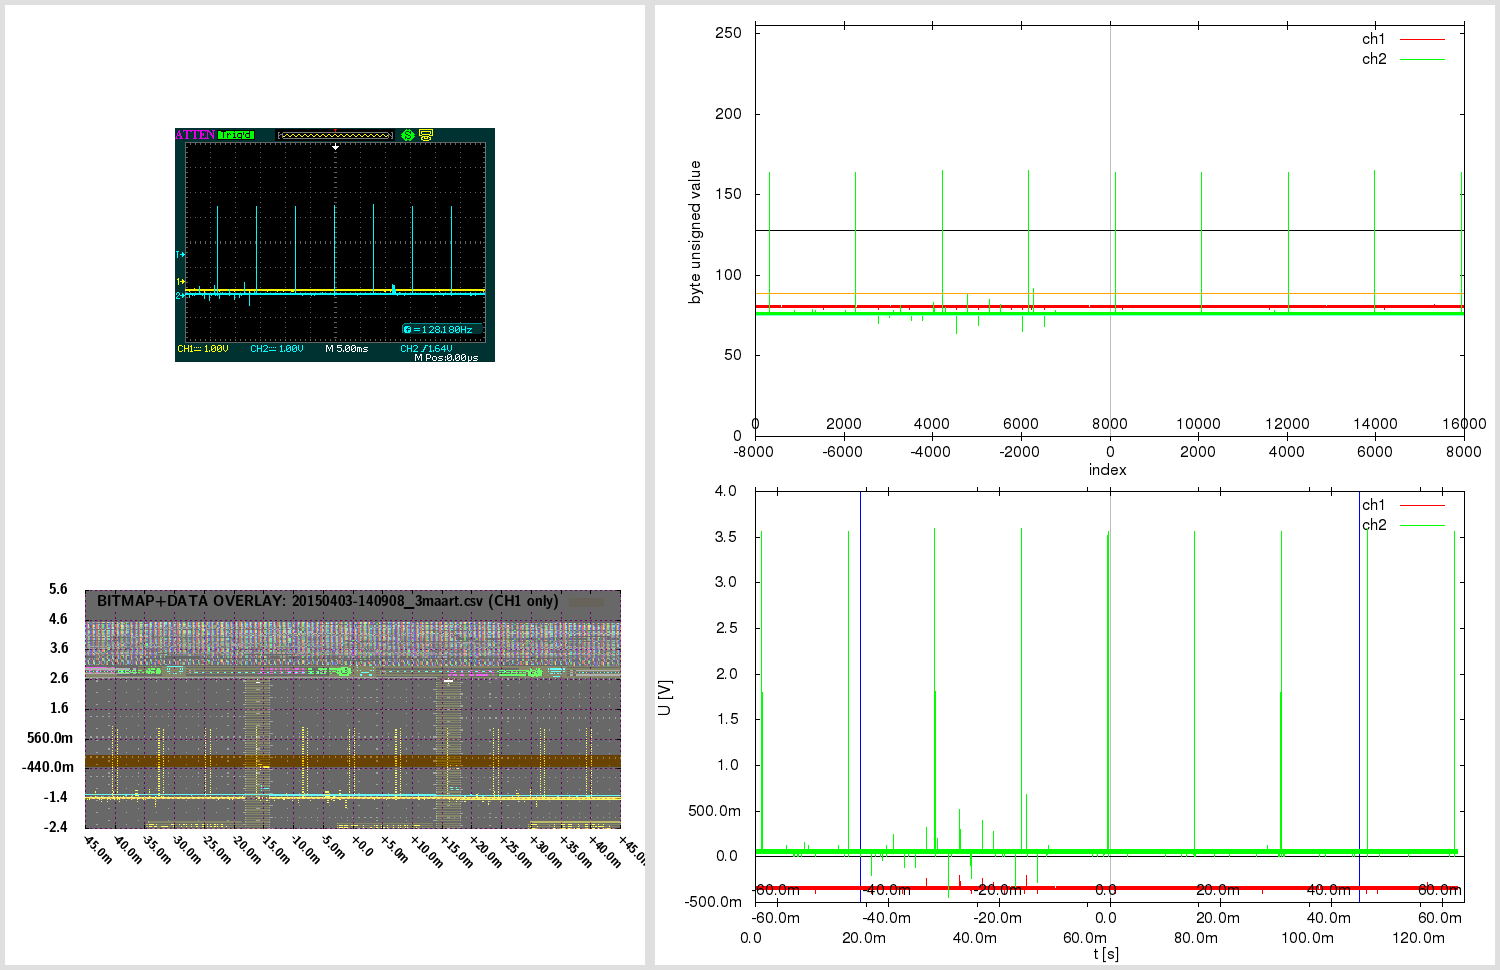

Write the gnuplot code that produced this figure.

# 20150403-140908_3maart.gnuplot [generated by /home/warreee/attenload/adsparse-wave.pl]
# single gnuplot file, with two potentially independent scripts
# generates three plots: one based on integer, other based on real (SI) values
# and one bitmap overlay - and then montages them using ImageMagick

# attengrab .csv can just be centered (over t)
# -> the x=0 (t=0) will correspond to scope center
# (but .DAV/.CSV will also need extra sample alignment)

# in Linux, to see available fonts, do:
# fc-list --verbose | grep 'fullname:' | less
# the two fonts used here:
# LMSansDemiCond10-Regular or "Latin Modern Sans Demi Cond"; and Helvetica
# Helvetica doesn't even get reported on my system:
# $ fc-list --verbose | grep 'fullname:' | grep -i 'Helvetica\|Demi Cond'
#	fullname: "LM Sans Demi Cond 10 Regular"(s) "LMSansDemiCond10-Regular"(s)


print "Gnuplotting..."

## "master settings" (shared between both parts of script)

# line color - specified by linestyles
set style line 1 linetype 1 linecolor rgb "red"
set style line 2 linetype 1 linecolor rgb "green"
set style line 3 linetype 1 linecolor rgb "orange"
set style line 4 linetype 1 linecolor rgb "aquamarine"
set style line 5 linetype -1 linecolor rgb "black"
set style line 6 linetype -1 linecolor rgb "gray"
set style line 7 linetype 1 linecolor rgb "blue"


# VARIABLES ########### ########### ###########

fnbase="20150403-140908_3maart"
fn_bmp = fnbase . ".bmp"
fn_pngr = fnbase . "_r.png"
fn_pngi = fnbase . "_i.png"
fn_pngov = fnbase . "_ov.png"
fn_pngt = fnbase . "_tmp.png"
fn_pngo = fnbase . ".png"

# scope screen(shot) properties
tdiv = 0.005          # T/DIV (50e-9)
toffs = 0        # time offset (scope) (200e-9)
vdiv1 = 1        # V/DIV CH1 (500e-3)
vdiv2 = 1         # V/DIV CH2 (50e-3)
voffs1 = -1.56         # volt offset CH1 (-1.5)
voffs2 = -2.12       # volt offset CH2 (100e-3)
sampintp  = 8e-06    # (500e-12)
sampintf  = 1/sampintp
sratacqf  = 125000      # (250e6)
sratacqp  = 1/sratacqf
#osf = 1.0    # oversample factor (multiplies .CSV and .DAV time domain) # unused here
adsFactor = 1.28

# (edges of current capture and divisions)
scope_hdiv=18
scope_vdiv=8
# enforce floating point (see below)
scope_trange = scope_hdiv*tdiv*1.0    # (900e-9)
scope_left=toffs-(scope_trange/2)     # (-250e-9)
scope_right=toffs+(scope_trange/2)    # (650e-9)
scope_bottom=-voffs1-(scope_vdiv*vdiv1/2) # -500e-3
scope_top=-voffs1+(scope_vdiv*vdiv1/2)    # 3.5

totalch1Vspan=scope_vdiv*vdiv1
totalch2Vspan=scope_vdiv*vdiv2
ch1Vcoeff = adsFactor*totalch1Vspan/(2**8)
ch2Vcoeff = adsFactor*totalch2Vspan/(2**8)

voffs1int = voffs1/ch1Vcoeff  # -39
voffs2int = voffs2/ch2Vcoeff  # -53

acsv_fn = fnbase . '.csv' # '20130020-013902.csv' # from attenload tmp_wav
acsz=16000         # tmp_wav/.csv size (900)
fts=8e-06         # final timestep (sampling period)
# here scope_trange could be 18*1, with acsz 16000;
# if as integer, 18/16000 would be 0 - enforce floating point
# above enforcing scope_trange to float doesn't work,
# must again here:
tdivp = 1.0*scope_trange/acsz   # sampling rate, based on scope range and numsamples in tmp (1ns)
tdivf = 1/tdivp             # freq based on that sampling rate

# just in case - not needed usually:
triglevel=1.64
trigholdoff=100e-9

toffsamp = toffs/fts		# 0
# time finetune offset - int (samples) (depends on range)
tfoi = -164


#### extract bitmap from .png, if .bmp not present
# was -crop 480x234+10+10; now -crop 480x234+95+128

cmdstr = 'if (! test -f "'.fn_bmp.'") ; then \
  echo -n "'.fn_bmp.' not found .. " ; \
  if [ -f "'.fn_pngo.'" ] ; then \
    echo -n "'.fn_pngo.' found - extracting" ; \
    convert -crop 480x234+95+128 "'.fn_pngo.'" "'.fn_bmp.'" ; \
  else \
    echo -n "'.fn_pngo.' not found - cannot extract" ; \
  fi ; \
else \
  echo -n "'.fn_bmp.' found - using that" ; \
fi; echo'

#print cmdstr
# note - since cmdstr above uses double quotes,
# must use single quotes for bash here!:
print system("bash -c '". cmdstr ."' 2>&1")


##################################
###### plot directly with unsigned byte data

set terminal png size 840,480
set termoption enhanced
set termoption font "Helvetica, 12"

set output fn_pngi
set datafile separator ","

# set axis label
set xlabel "index" offset 0.0,0.8
set ylabel "byte unsigned value" offset 1.0,0.0


# horizontal line as functions
zeroline(x)=128
ch1offs(x)=128+voffs1int # (-39)
ch2offs(x)=128+voffs2int # (-53)

# vertical line - headless arrow
# "y" scope axis in middle:
ymI = acsz/2
set arrow from ymI,0 to ymI,255 nohead ls 5
# time offset:
toI = ymI - toffs/fts
set arrow from toI,0 to toI,255 nohead ls 6


# must use multiplot here, to have two x-axes
# and thus, must set lmargin, so both graphs match

set size 1.0,0.9      # 0.1/2 = 0.05
set bmargin 0
set lmargin 10
set yrange [0:255] # 8-bit


set multiplot

set origin 0,0.1
set xrange [0:acsz]
set xtics in
set xtics offset 0,graph 0.08
plot \
  zeroline(x) with lines notitle ls 5,\
  acsv_fn using 1:2 with lines title "ch1" ls 1, \
  "" using 1:3 with lines title "ch2" ls 2, \
  ch1offs(x) with lines notitle ls 3, \
  ch2offs(x) with lines notitle ls 4

unset arrow # if big offset, line from prev. can 'leak' in next at diff place, so reset

set origin 0,0.1
set xtics out
set xtics offset 0,graph 0.02
set xrange [-acsz/2:acsz/2-1]
#set xtics nomirror 500
set noytics
set noylabel
unset xlabel # set xlabel ""
set border 1
plot 0 notitle

set nomultiplot


### reset previous settings
#unset border # no work for default
set border    # Draw default borders:
set ytics
unset yrange


##################################
###### plot with converted real SI units

# reset # resets set style line!

set terminal png size 840,480
set termoption enhanced
set termoption font "Helvetica, 12"

set output fn_pngr
set datafile separator ","

# set axis label
set xlabel "t [s]" offset 0.0,0.1
set ylabel "U [V]" offset 1.0,0.0

# axis tics format
set format y "%.1s%c"
set format x "%.1s%c"


# horizontal line as functions
zerolineR(x)=0
# don't show real offsets; they could be way off depending on V/DIV
#ch1offsR(x)=0+(-1.56)
#ch2offsR(x)=0+(-2.12)

# "y" scope axis in middle (the +1 added to ymI so it snaps at 0):
ymR=(ymI+1)*fts
set arrow from ymR,graph 0 to ymR,graph 1 nohead ls 5
# time offset:
toR=toI*fts
set arrow from toR,graph 0 to toR,graph 1 nohead ls 6
# indicate scope range here too
set arrow from scope_left+toR,graph 0 to scope_left+toR,graph 1 nohead ls 7
set arrow from scope_right+toR,graph 0 to scope_right+toR,graph 1 nohead ls 7


# must use multiplot here, to have two x-axes
# and thus, must set lmargin, so both graphs match

set size 1.0,0.9      # 0.1/2 = 0.05
set bmargin 0
set lmargin 10
set yrange [] writeback # since we don't set explicity, must save autorange
set autoscale y

set multiplot

set origin 0,0.13
set xrange [0:acsz*fts]
set xtics out
set xtics offset 0,graph -0.03
plot \
  zerolineR(x) with lines notitle ls 5,\
  acsv_fn using ($4+tfoi*fts):5 with lines title "ch1" ls 1, \
  "" using ($4+tfoi*fts):6 with lines title "ch2" ls 2

set yrange restore # this saves the found yrange after `plot`
unset arrow # if big offset, line from prev. can 'leak' in next at diff place, so reset

set origin 0,0.13
set xtics out
set xtics offset 0,graph 0.02
set xrange [(-acsz/2)*fts:(acsz/2-1)*fts]
set noytics
set noylabel
unset xlabel # set xlabel ""
set border 1
plot GPVAL_Y_MIN notitle

set origin 0,0.13
set xtics in
set xtics offset 0,graph 0.08
# wrong to put xrange [scope_left:scope_right] here;
# as [scope_left:scope_right] could be a snippet,
# and this graph shows entire capture!
# simply move the previous scale for toffset
toRR=(acsz/2.)*fts-toR
set xrange [(-acsz/2)*fts+toRR:(acsz/2-1)*fts+toRR]
set noytics
set noylabel
unset xlabel # set xlabel ""
set border 1
plot GPVAL_Y_MIN notitle

set nomultiplot


##################################
###### plot with bitmap and data overlay

# here 840,480 remains as output png size,
# even if not set explicitly; also, make
# the height smaller - so can have gravity North in montage

set terminal png truecolor size 640,305 # size 840,480
set termoption enhanced
myfont="LMSansDemiCond10-Regular"   # LMSansDemiCond10-Regular or "Latin Modern Sans Demi Cond"
# cannot do concatenation direct in termoption line, so in separate string
myfontb="".myfont.", 12"
set termoption font myfontb

set output fn_pngov
set datafile separator ","


set autoscale
unset xtics
unset ytics
unset border
unset arrow # delete all arrows
unset object # (hopefully) delete objects?

set xrange [scope_left:scope_right]
xticstep=(scope_right-scope_left)/scope_hdiv
set xtics in scope_left,xticstep,scope_right scale 1
set yrange [scope_bottom:scope_top]
yticstep=(scope_top-scope_bottom)/scope_vdiv
set ytics in scope_bottom,yticstep,scope_top scale 1
set grid xtics ytics back linecolor rgb "magenta"
# right is only gnuplot 4.6 - without it ok w/ 4.4
#set xtics rotate by -45 offset 2.5,-1.50 right format "%+.1s%c" font myfont.',10'
set xtics rotate by -45 offset 0.0,0.0 format "%+.1s%c" font myfont.',10'
set key noenhanced

# dimensions of scope screenshot bitmap
bmp_w=480
bmp_h=234

# alpha bmp transparency [0:255]
bmp_alpha = 150
# boxes fillstyle transparent solid 0.10
box_transp = (1.-(acsz/16384.))*0.9 + 0.10

# plot string for data in transparent bitmap:
plot1au = "(($0-acsz/2.+tfoi)*fts+toffs):($5)"

# bmp_w=480 bmp_h=234 ; inside 451x201+15+14
# on plot: scope_left:scope_right and scope_bottom:scope_top!
# (so toffset is built in!)

bdx = scope_trange/(451.0-1)  # [s/pixel] /451: 1.99557e-09 vs 2.000e-9 manually
bdy = totalch1Vspan/(201.0-1) # [V/pixel] /201: 0.0199005 vs 0.02005 manually
bofx = -((scope_trange/2.0)-toffs+(15.0+0)*bdx) #-15.0*bdx # -2.8e-7
bofy = -((totalch1Vspan/2.0)+voffs1+(14.0+5)*bdy) #-14.0*bdy # -0.88

# seems `boxes fillstyle transparent solid 0.40` makes some seethroughs
# or something with bmp alpha overlay; but even without, all the same?
# because the red + blue (somehow inverted) creates a gray.. better green or orange

_plot_str = "zerolineR(x) with lines notitle ls 1,\
acsv_fn \
  using ".plot1au." with boxes fillstyle transparent solid box_transp noborder linestyle 3\
  title 'BITMAP+DATA OVERLAY: '.acsv_fn.' (CH1 only)',\
fn_bmp \
  binary array=(bmp_w,bmp_h) skip=54 format='%uchar' \
  dx=bdx dy=bdy origin=(bofx,bofy) \
  using 1:2:3:(bmp_alpha) \
  with rgbalpha t ''"

# seems actual plot in screenshot bitmap (480 × 234)
#  is at: 451x201+15+14; aspect ratio 201/451 = 0.445676
set size ratio 0.445676

eval("plot " . _plot_str)




##################################
###### montage commands

# used to be in attengrab; now here
# call ImageMagick montage via system
# and montage in `gnuplot` (easier to separate)

print "Montaging images..."
# this works in ImageMagick 6.6.2-6, but not in 6.5.7-8
#      '.fn_pngov.' -gravity Center -extent x480  \#
# must spec -extent 640x480 for 6.5

cmdstr = 'montage \
  <(montage \
    <(convert \
      '.fn_bmp.' -gravity Center -crop 640x480-10+0! -flatten  \
      bmp:-) \
    <(convert \
      '.fn_pngov.' -gravity Center -extent 640x480  \
      bmp:-) \
  -tile 1x -geometry +0+0  \
  bmp:-) \
  <(montage \
    '.fn_pngi.' \
    '.fn_pngr.' \
  -tile 1x -geometry +0+0  \
  bmp:-) \
-geometry +0+0 -border 5 \
'.fn_pngo

print cmdstr
print system('bash -c "'. cmdstr .'" 2>&1')

print "Deleting temp files ..."

delcmd = "rm"

# leave the bitmap for now
# actually, let attengrab handle it - since
# it may need to be re-taken!
# #cmdstr = delcmd ." ". fn_bmp
# #print cmdstr . "  " . system(cmdstr . " 2>&1")

cmdstr = delcmd ." ". fn_pngr
print cmdstr . "  " . system(cmdstr . " 2>&1")

cmdstr = delcmd ." ". fn_pngi
print cmdstr . "  " . system(cmdstr . " 2>&1")

cmdstr = delcmd ." ". fn_pngov
print cmdstr . "  " . system(cmdstr . " 2>&1")




# note:
# set terminal png size 840,480 # size defaults to 640x480 px
# set terminal pdf size 10,3 # size defaults to 5x3 in
# enhanced text: set termoption enhanced

# vertical line - headless arrow
# need ymin and ymax; gnuplot gives them only after plot -
# - and even then they do not correspond to end ticks
# - and even then, cannot get the arrow to show, after the second `plot`
# .. nor can I edit it anyhow; it must run before the first `plot`
# so instead of that, position y coordinates relative to graph (0 to 1)
#set arrow 1 from graph 0.5,0 to graph 0.5,1 nohead ls 5

# in multiplot, yrange should be after the size command
# note: xrange could be 2250 or 450
# so leave it to autoscale here? will be accurate since it's integer index...
# now set explicitly by script # below in multiplot

# axis tics format
# for engineering notation - 'help format specifiers':
# "A 'scientific' power is one such that the exponent is a multiple of three."

# print "Montaging images..."

# "The 'tile' size is then set to the largest dimentions
# of all the resized images, and the size actually specified."
# "by removing the 'size' component, non of the images will
# be resized, and the 'tile' size will be set to the largest
# dimensions of all the images given"
# not so simple: http://unix.stackexchange.com/questions/4046/
# can be done in one command with bash subprocess pipes (bash only)
# was: .fn_bmp.' -gravity NorthWest ; fn_pngov.' -gravity North
# can pad with -gravity Center -extent 640x480;
# but also with crop! -flatten - there have offset too!
# -geometry +2+2 can also mess up the last -border 5 !

# bmp scale worked for:
# bmp_w=480 bmp_h=234 ; inside 451x201+15+14
# tdiv = 5e-08,  toffs = 2e-07,  vdiv1 = 0.5,   voffs1 = -1.5,
# dx=2.000e-9 dy=0.02005 origin=(-2.8e-7,-0.88) for
# tspan = 18*tdiv = 18*5e-08 = 9e-07s
# vspan1 = 8*vdiv1 = 8*0.5 = 4V
# tspan/451 = 9e-07/451 = 1.99557e-09 s/pixel
# vspan1/201 = 4/201 = 0.0199005 V/pixel
# bdx=tspan/(451-1) = '9e-07/(451-1)' = 2e-09
# bdy=vspan1/(201-1) = '4/(201-1)' = 0.02
# 15*bdx = 15*2e-9 = 3e-08
# 14*bdy = 14*0.02 = 0.28
# 15*1.99557e-09 = 2.99335e-08
# 14*0.0199005 = 0.278607
